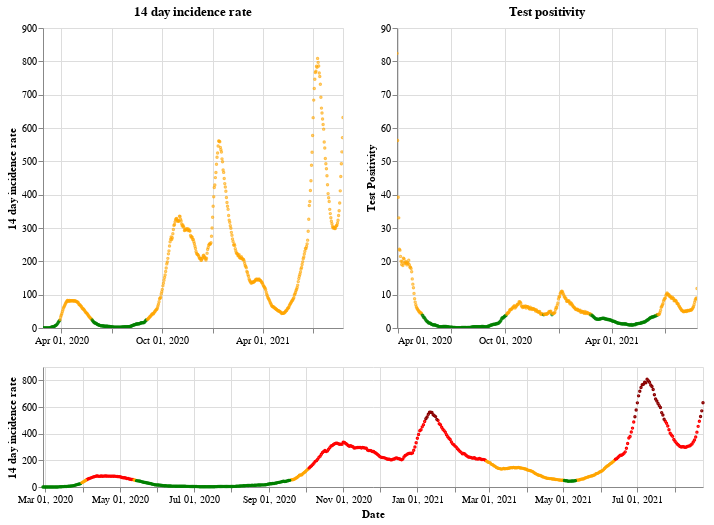

Notebook code for this chart:
### Markdown cell above
## Scotland

### Code cell
plot_traffic_light('Scotland')

### Figure 1 — Vega-Lite specification as saved in the notebook (floating-point values rounded to 4 significant figures; data arrays with more than 128 entries replaced by an {"elided": "..."} marker saying what was removed)
{"config": {"view": {"continuousWidth": 400, "continuousHeight": 300}}, "vconcat": [{"hconcat": [{"mark": {"type": "point", "size": 2}, "encoding": {"color": {"condition": {"value": "green", "test": "(datum.twoWeeklyCasesRate <= 25)"}, "value": "orange"}, "tooltip": [{"type": "nominal", "field": "areaName"}, {"type": "temporal", "field": "date"}, {"type": "quantitative", "field": "twoWeeklyCasesRate"}, {"type": "quantitative", "field": "testPositivity"}], "x": {"type": "temporal", "axis": {"title": ""}, "field": "date", "scale": {"domain": {"selection": "DateBrush"}}, "timeUnit": "yearmonthdate"}, "y": {"type": "quantitative", "axis": {"title": "14 day incidence rate"}, "field": "twoWeeklyCasesRate"}}, "title": "14 day incidence rate", "width": 300}, {"mark": {"type": "point", "size": 2}, "encoding": {"color": {"condition": {"value": "green", "test": "(datum.testPositivity <= 4)"}, "value": "orange"}, "tooltip": [{"type": "nominal", "field": "areaName"}, {"type": "temporal", "field": "date"}, {"type": "quantitative", "field": "twoWeeklyCasesRate"}, {"type": "quantitative", "field": "testPositivity"}], "x": {"type": "temporal", "axis": {"title": ""}, "field": "date", "scale": {"domain": {"selection": "DateBrush"}}, "timeUnit": "yearmonthdate"}, "y": {"type": "quantitative", "axis": {"title": "Test Positivity"}, "field": "testPositivity"}}, "title": "Test positivity", "width": 300}]}, {"layer": [{"mark": {"type": "point", "size": 2}, "encoding": {"color": {"condition": {"value": "orange", "test": "(((datum.testPositivity < 4) && (datum.twoWeeklyCasesRate >= 50)) && (datum.twoWeeklyCasesRate < 200))"}, "value": "red"}, "opacity": {"condition": {"value": 1, "test": "((datum.twoWeeklyCasesRate >= 50) && (datum.twoWeeklyCasesRate < 500))"}, "value": 0}, "tooltip": [{"type": "nominal", "field": "areaName"}, {"type": "temporal", "field": "date"}, {"type": "quantitative", "field": "twoWeeklyCasesRate"}, {"type": "quantitative", "field": "testPositivity"}], "x": {"type": "temporal", "axis": {"title": "Date"}, "field": "date", "timeUnit": "yearmonthdate"}, "y": {"type": "quantitative", "axis": {"title": "14 day incidence rate"}, "field": "twoWeeklyCasesRate"}}, "selection": {"DateBrush": {"type": "interval", "encodings": ["x"], "fields": ["Time"]}}}, {"mark": {"type": "point", "size": 2}, "encoding": {"color": {"value": "darkred"}, "opacity": {"condition": {"value": 1, "test": "(datum.twoWeeklyCasesRate >= 500)"}, "value": 0}, "tooltip": [{"type": "nominal", "field": "areaName"}, {"type": "temporal", "field": "date"}, {"type": "quantitative", "field": "twoWeeklyCasesRate"}, {"type": "quantitative", "field": "testPositivity"}], "x": {"type": "temporal", "axis": {"title": "Date"}, "field": "date", "timeUnit": "yearmonthdate"}, "y": {"type": "quantitative", "axis": {"title": "14 day incidence rate"}, "field": "twoWeeklyCasesRate"}}}, {"mark": {"type": "point", "size": 2}, "encoding": {"color": {"condition": {"value": "green", "test": "((datum.testPositivity < 4) && (datum.twoWeeklyCasesRate < 50))"}, "value": "orange"}, "opacity": {"condition": {"value": 1, "test": "(datum.twoWeeklyCasesRate < 50)"}, "value": 0}, "tooltip": [{"type": "nominal", "field": "areaName"}, {"type": "temporal", "field": "date"}, {"type": "quantitative", "field": "twoWeeklyCasesRate"}, {"type": "quantitative", "field": "testPositivity"}], "x": {"type": "temporal", "axis": {"title": "Date"}, "field": "date", "timeUnit": "yearmonthdate"}, "y": {"type": "quantitative", "axis": {"title": "14 day incidence rate"}, "field": "twoWeeklyCasesRate"}}}], "height": 120, "width": 660}], "data": {"name": "data-871fd310c073b3392d37e52d58b4471c"}, "$schema": "https://vega.github.io/schema/vega-lite/v4.8.1.json", "datasets": {"data-871fd310c073b3392d37e52d58b4471c": {"elided": "544 records"}}}
